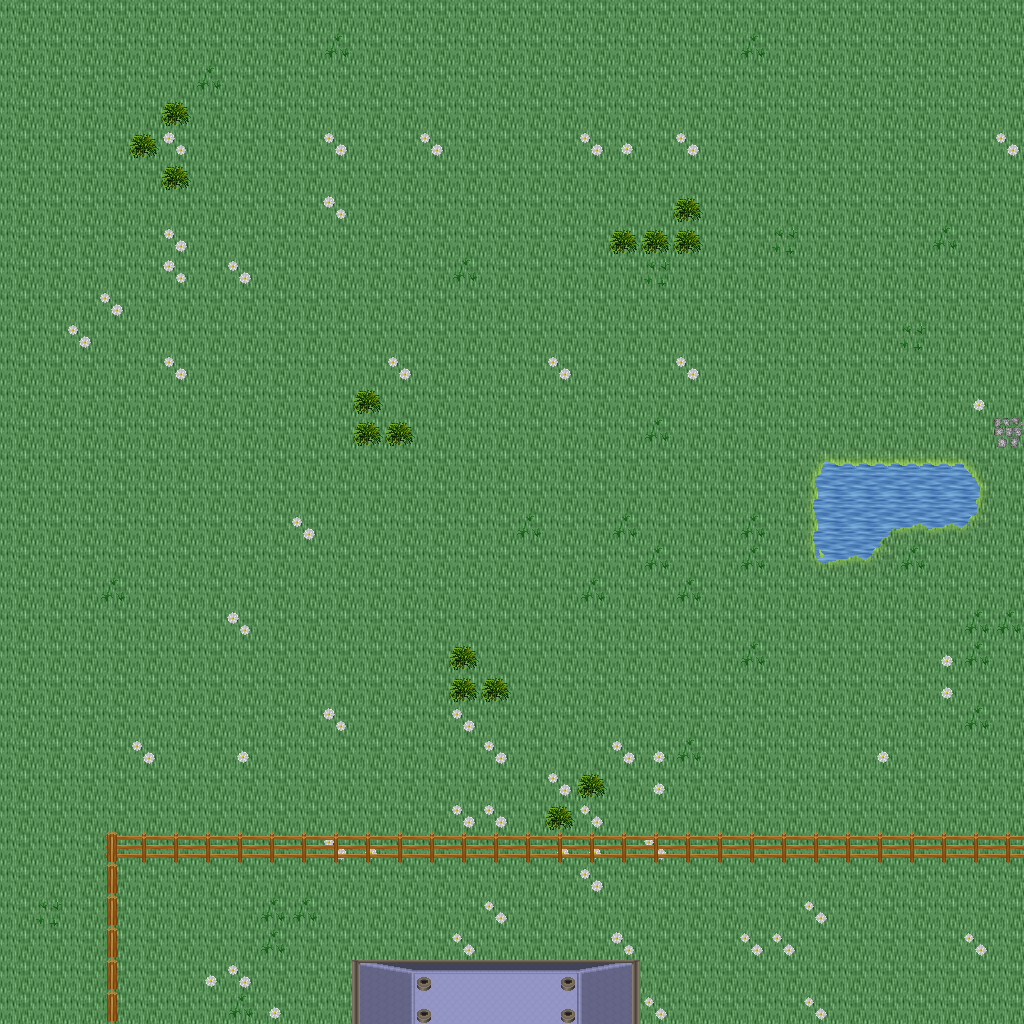

A level layout from a 2D game, rendered from its tile map. Below: a short description, then the map file with tile-grid data replaced by summaries:
An orthogonal 32x32 tile map with 32x32 px tiles, 5 tile layers (Ground, Objects, Objects2, Above, ...), 1 hidden layer not drawn, 41 tilesets.

<map version="1.10" tiledversion="1.11.0" orientation="orthogonal" renderorder="right-down" width="32" height="32" tilewidth="32" tileheight="32" infinite="0" nextlayerid="11" nextobjectid="1">
 <tileset firstgid="1" name="ground_ground" tilewidth="32" tileheight="32" tilecount="33" columns="3">
  <image source="../drawable/ground_ground.png" width="96" height="352" />
 </tileset>
 <tileset firstgid="34" name="ground_cobbled_paving" tilewidth="32" tileheight="32" tilecount="1" columns="1">
  <image source="../drawable/ground_cobbled_paving.png" width="32" height="32" />
 </tileset>
 <tileset firstgid="35" name="plant_grasses" tilewidth="32" tileheight="32" tilecount="6" columns="3">
  <image source="../drawable/plant_grasses.png" width="96" height="64" />
 </tileset>
 <tileset firstgid="41" name="plant_flower_daisy_white" tilewidth="32" tileheight="32" tilecount="8" columns="2">
  <image source="../drawable/plant_flower_daisy_white.png" width="64" height="128" />
 </tileset>
 <tileset firstgid="49" name="ground_ridge_earth_pale" tilewidth="32" tileheight="32" tilecount="96" columns="12">
  <image source="../drawable/ground_ridge_earth_pale.png" width="384" height="256" />
 </tileset>
 <tileset firstgid="145" name="plant_leaves" tilewidth="32" tileheight="32" tilecount="8" columns="4">
  <image source="../drawable/plant_leaves.png" width="128" height="64" />
 </tileset>
 <tileset firstgid="153" name="ground_grass_edges" tilewidth="32" tileheight="32" tilecount="36" columns="12">
  <image source="../drawable/ground_grass_edges.png" width="384" height="96" />
 </tileset>
 <tileset firstgid="189" name="ground_grass_corners" tilewidth="32" tileheight="32" tilecount="24" columns="6">
  <image source="../drawable/ground_grass_corners.png" width="192" height="128" />
 </tileset>
 <tileset firstgid="213" name="building_roof_blue" tilewidth="32" tileheight="32" tilecount="20" columns="5">
  <image source="../drawable/building_roof_blue.png" width="160" height="128" />
 </tileset>
 <tileset firstgid="233" name="building_wall_wall_brown" tilewidth="32" tileheight="32" tilecount="12" columns="3">
  <image source="../drawable/building_wall_wall_brown.png" width="96" height="128" />
 </tileset>
 <tileset firstgid="245" name="plant_tree_tree_darkgreen" tilewidth="32" tileheight="32" tilecount="88" columns="8">
  <image source="../drawable/plant_tree_tree_darkgreen.png" width="256" height="352" />
 </tileset>
 <tileset firstgid="333" name="building_roof_red" tilewidth="32" tileheight="32" tilecount="20" columns="5">
  <image source="../drawable/building_roof_red.png" width="160" height="128" />
 </tileset>
 <tileset firstgid="353" name="plant_bush_bushes" tilewidth="32" tileheight="32" tilecount="10" columns="5">
  <image source="../drawable/plant_bush_bushes.png" width="160" height="64" />
 </tileset>
 <tileset firstgid="363" name="building_window_window_left" tilewidth="32" tileheight="32" tilecount="2" columns="2">
  <image source="../drawable/building_window_window_left.png" width="64" height="32" />
 </tileset>
 <tileset firstgid="365" name="building_window_window_right" tilewidth="32" tileheight="32" tilecount="2" columns="2">
  <image source="../drawable/building_window_window_right.png" width="64" height="32" />
 </tileset>
 <tileset firstgid="367" name="building_door_door_n" tilewidth="32" tileheight="32" tilecount="6" columns="3">
  <image source="../drawable/building_door_door_n.png" width="96" height="64" />
 </tileset>
 <tileset firstgid="373" name="ground_green_paving_4" tilewidth="32" tileheight="32" tilecount="3" columns="3">
  <image source="../drawable/ground_green_paving_4.png" width="96" height="32" />
 </tileset>
 <tileset firstgid="376" name="item_postbox" tilewidth="32" tileheight="32" tilecount="4" columns="2">
  <image source="../drawable/item_postbox.png" width="64" height="64" />
 </tileset>
 <tileset firstgid="380" name="plant_bush_hedge" tilewidth="32" tileheight="32" tilecount="35" columns="5">
  <image source="../drawable/plant_bush_hedge.png" width="160" height="224" />
 </tileset>
 <tileset firstgid="415" name="building_door_closed" tilewidth="32" tileheight="32" tilecount="1" columns="1">
  <image source="../drawable/building_door_closed.png" width="32" height="32" />
 </tileset>
 <tileset firstgid="416" name="building_decoration_rocks_2" tilewidth="32" tileheight="32" tilecount="2" columns="1">
  <image source="../drawable/building_decoration_rocks_2.png" width="32" height="64" />
 </tileset>
 <tileset firstgid="418" name="plant_stump_rectangular" tilewidth="32" tileheight="32" tilecount="4" columns="2">
  <image source="../drawable/plant_stump_rectangular.png" width="64" height="64" />
 </tileset>
 <tileset firstgid="422" name="plant_stump_stump_purple" tilewidth="32" tileheight="32" tilecount="4" columns="2">
  <image source="../drawable/plant_stump_stump_purple.png" width="64" height="64" />
 </tileset>
 <tileset firstgid="426" name="building_fence_fence_chunky" tilewidth="32" tileheight="32" tilecount="21" columns="3">
  <image source="../drawable/building_fence_fence_chunky.png" width="96" height="224" />
 </tileset>
 <tileset firstgid="447" name="plant_stump_small_stump" tilewidth="32" tileheight="32" tilecount="4" columns="2">
  <image source="../drawable/plant_stump_small_stump.png" width="64" height="64" />
 </tileset>
 <tileset firstgid="451" name="building_decoration_chimney" tilewidth="32" tileheight="32" tilecount="2" columns="1">
  <image source="../drawable/building_decoration_chimney.png" width="32" height="64" />
 </tileset>
 <tileset firstgid="453" name="logic_item_sheepfood" tilewidth="32" tileheight="32" tilecount="1" columns="1">
  <image source="../drawable/logic_item_sheepfood.png" width="32" height="32" />
 </tileset>
 <tileset firstgid="454" name="logic_portal" tilewidth="32" tileheight="32" tilecount="24" columns="8">
  <image source="../drawable/logic_portal.png" width="256" height="96" />
 </tileset>
 <tileset firstgid="478" name="logic_item_sign" tilewidth="32" tileheight="32" tilecount="1" columns="1">
  <image source="../drawable/logic_item_sign.png" width="32" height="32" />
 </tileset>
 <tileset firstgid="479" name="logic_creature_sheep" tilewidth="32" tileheight="32" tilecount="1" columns="1">
  <image source="../drawable/logic_creature_sheep.png" width="32" height="32" />
 </tileset>
 <tileset firstgid="480" name="logic_collision" tilewidth="32" tileheight="32" tilecount="1" columns="1">
  <image source="../drawable/logic_collision.png" width="32" height="32" />
 </tileset>
 <tileset firstgid="481" name="logic_protection" tilewidth="32" tileheight="32" tilecount="2" columns="2">
  <image source="../drawable/logic_protection.png" width="64" height="32" />
 </tileset>
 <tileset firstgid="483" name="logic_creature_rodent" tilewidth="32" tileheight="32" tilecount="8" columns="8">
  <image source="../drawable/logic_creature_rodent.png" width="256" height="32" />
 </tileset>
 <tileset firstgid="491" name="furniture_chair_bench_iron" tilewidth="32" tileheight="32" tilecount="4" columns="2">
  <image source="../drawable/furniture_chair_bench_iron.png" width="64" height="64" />
 </tileset>
 <tileset firstgid="495" name="ground_green_paving" tilewidth="32" tileheight="32" tilecount="18" columns="3">
  <image source="../drawable/ground_green_paving.png" width="96" height="192" />
 </tileset>
 <tileset firstgid="513" name="building_fence_palisade" tilewidth="32" tileheight="32" tilecount="84" columns="6">
  <image source="../drawable/building_fence_palisade.png" width="192" height="448" />
 </tileset>
 <tileset firstgid="597" name="furniture_light_lamp_blue" tilewidth="32" tileheight="32" tilecount="3" columns="1">
  <image source="../drawable/furniture_light_lamp_blue.png" width="32" height="96" />
 </tileset>
 <tileset firstgid="600" name="light_light_5x5" tilewidth="32" tileheight="32" tilecount="25" columns="5">
  <image source="../drawable/light_light_5x5.png" width="160" height="160" />
 </tileset>
 <tileset firstgid="625" name="light_dim_light_7x5" tilewidth="32" tileheight="32" tilecount="35" columns="7">
  <image source="../drawable/light_dim_light_7x5.png" width="224" height="160" />
 </tileset>
 <tileset firstgid="660" name="plant_flower_flowers_mixed" tilewidth="32" tileheight="32" tilecount="16" columns="4">
  <image source="../drawable/plant_flower_flowers_mixed.png" width="128" height="128" />
 </tileset>
 <tileset firstgid="676" name="light_door_light" tilewidth="32" tileheight="32" tilecount="12" columns="3">
  <image source="../drawable/light_door_light.png" width="96" height="128" />
 </tileset>
 <layer id="1" name="Ground" width="32" height="32">
  <data>[1024 cells, 1024 non-empty, 2 distinct tile ids]</data>
 </layer>
 <layer id="2" name="Objects" width="32" height="32">
  <data>[1024 cells, 76 non-empty, 15 distinct tile ids]</data>
 </layer>
 <layer id="3" name="Objects2" width="32" height="32">
  <data>[1024 cells, 73 non-empty, 6 distinct tile ids]</data>
 </layer>
 <layer id="4" name="Above" width="32" height="32">
  <data>[1024 cells, 18 non-empty, 10 distinct tile ids]</data>
 </layer>
 <layer id="5" name="Above2" width="32" height="32">
  <data>[1024 cells, 4 non-empty, 2 distinct tile ids]</data>
 </layer>
 <layer id="6" name="Walkable" width="32" height="32" visible="0">
  <data>[1024 cells, 79 non-empty, 1 distinct tile ids]</data>
 </layer>
 <objectgroup id="7" name="Mapevents" />
 <objectgroup id="8" name="Spawn" />
 <objectgroup id="9" name="Keys" />
 <objectgroup id="10" name="Replace" />
</map>
